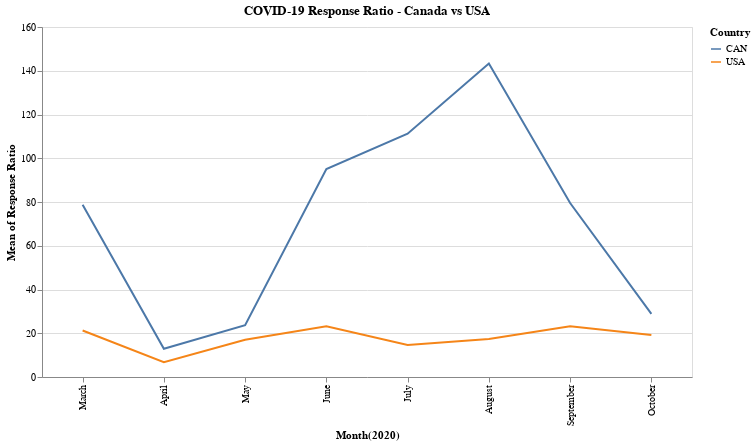

Notebook cell for this chart:
### Code cell
(alt.Chart(covid_US_CAN, title="COVID-19 Response Ratio - Canada vs USA").mark_line().encode(
    alt.X("month", sort = list(lookup.values()), title = "Month(2020)"),
    alt.Y("mean(response_ratio)",title = "Mean of Response Ratio"),
    color = alt.Color ("iso_code", legend=alt.Legend(title = "Country"))
)).properties(height = 350, width = 650)

### Figure 1 — Vega-Lite specification as saved in the notebook (floating-point values rounded to 4 significant figures; data arrays with more than 128 entries replaced by an {"elided": "..."} marker saying what was removed)
{"config": {"view": {"continuousWidth": 400, "continuousHeight": 300}}, "data": {"name": "data-a632302994f01c6456f313520eaec94d"}, "mark": "line", "encoding": {"color": {"type": "nominal", "field": "iso_code", "legend": {"title": "Country"}}, "x": {"type": "nominal", "field": "month", "sort": ["January", "February", "March", "April", "May", "June", "July", "August", "September", "October", "November", "December"], "title": "Month(2020)"}, "y": {"type": "quantitative", "aggregate": "mean", "field": "response_ratio", "title": "Mean of Response Ratio"}}, "height": 350, "title": "COVID-19 Response Ratio - Canada vs USA", "width": 650, "$schema": "https://vega.github.io/schema/vega-lite/v4.8.1.json", "datasets": {"data-a632302994f01c6456f313520eaec94d": {"elided": "472 records"}}}
